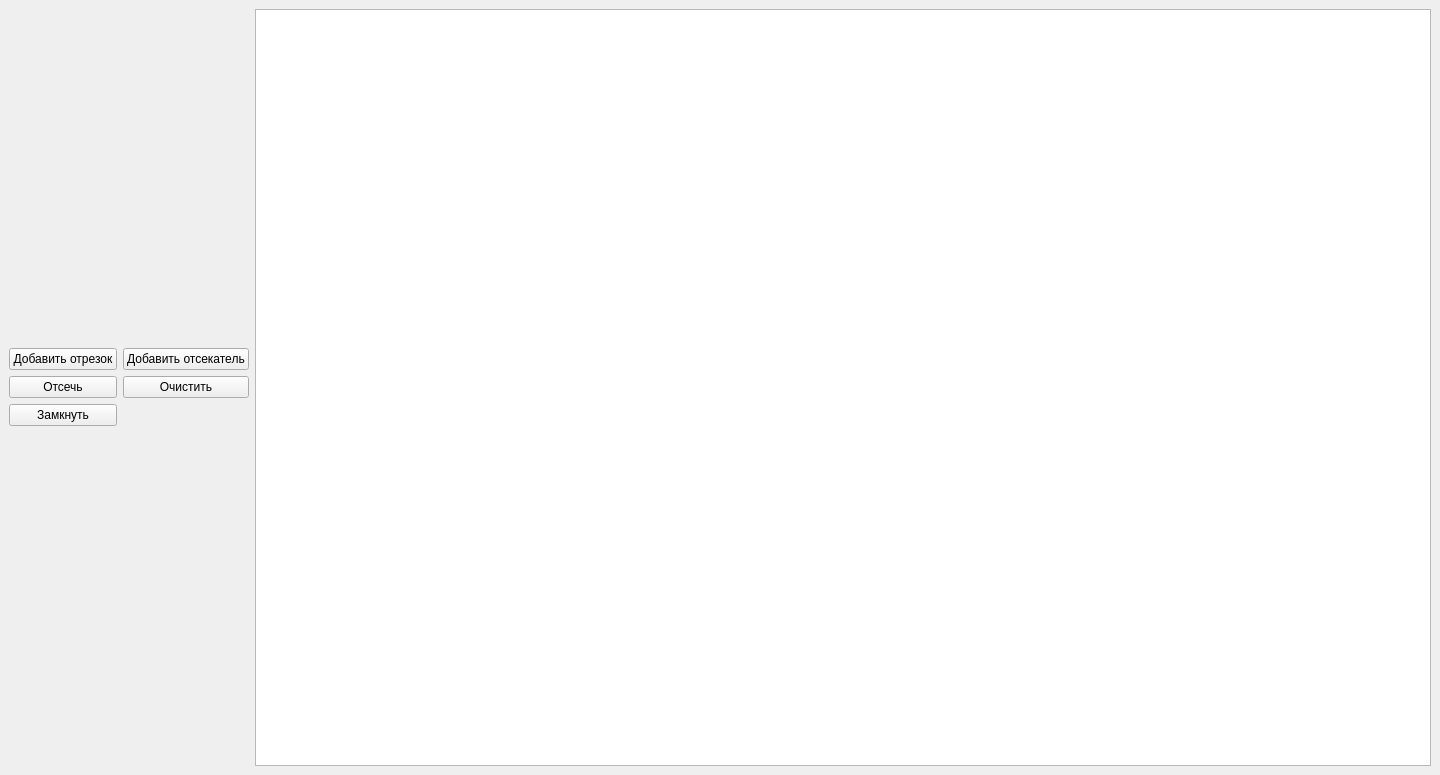
<?xml version="1.0" encoding="UTF-8"?>
<ui version="4.0">
 <class>MainWindow</class>
 <widget class="QMainWindow" name="MainWindow">
  <property name="geometry">
   <rect>
    <x>0</x>
    <y>0</y>
    <width>1440</width>
    <height>775</height>
   </rect>
  </property>
  <property name="sizePolicy">
   <sizepolicy hsizetype="Maximum" vsizetype="Maximum">
    <horstretch>0</horstretch>
    <verstretch>0</verstretch>
   </sizepolicy>
  </property>
  <property name="windowTitle">
   <string>MainWindow</string>
  </property>
  <property name="tabShape">
   <enum>QTabWidget::Rounded</enum>
  </property>
  <property name="dockOptions">
   <set>QMainWindow::AllowTabbedDocks|QMainWindow::AnimatedDocks</set>
  </property>
  <widget class="QWidget" name="centralwidget">
   <layout class="QHBoxLayout" name="horizontalLayout_2">
    <item>
     <layout class="QVBoxLayout" name="verticalLayout">
      <item>
       <layout class="QGridLayout" name="gridLayout_5">
        <item row="0" column="0">
         <widget class="QPushButton" name="add_line_btn">
          <property name="text">
           <string>Добавить отрезок</string>
          </property>
         </widget>
        </item>
        <item row="0" column="1">
         <widget class="QPushButton" name="add_cutter_btn">
          <property name="text">
           <string>Добавить отсекатель</string>
          </property>
         </widget>
        </item>
        <item row="1" column="0">
         <widget class="QPushButton" name="cut_btn">
          <property name="text">
           <string>Отсечь</string>
          </property>
         </widget>
        </item>
        <item row="1" column="1">
         <widget class="QPushButton" name="clean_btn">
          <property name="text">
           <string>Очистить</string>
          </property>
         </widget>
        </item>
        <item row="2" column="0">
         <widget class="QPushButton" name="closeCutter">
          <property name="text">
           <string>Замкнуть</string>
          </property>
         </widget>
        </item>
       </layout>
      </item>
     </layout>
    </item>
    <item>
     <widget class="QGraphicsView" name="main_scene"/>
    </item>
   </layout>
  </widget>
  <action name="actionabout">
   <property name="text">
    <string>about</string>
   </property>
  </action>
 </widget>
 <resources/>
 <connections/>
</ui>
